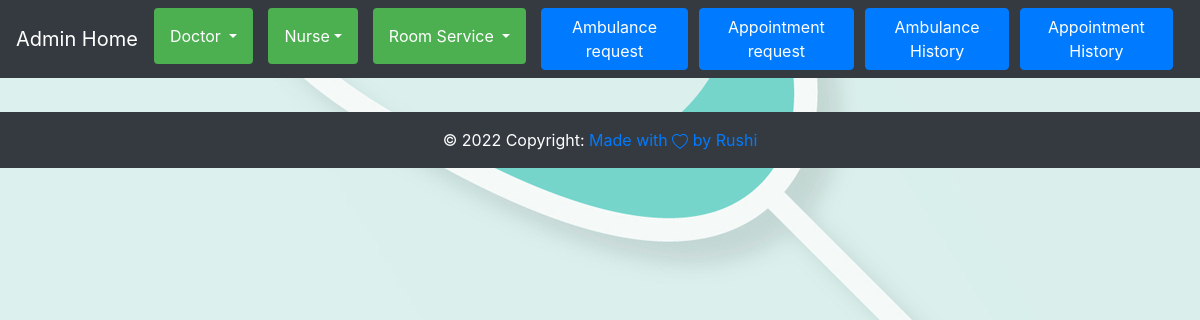
The app's page /admin_app/Read_Doctor/, older data.
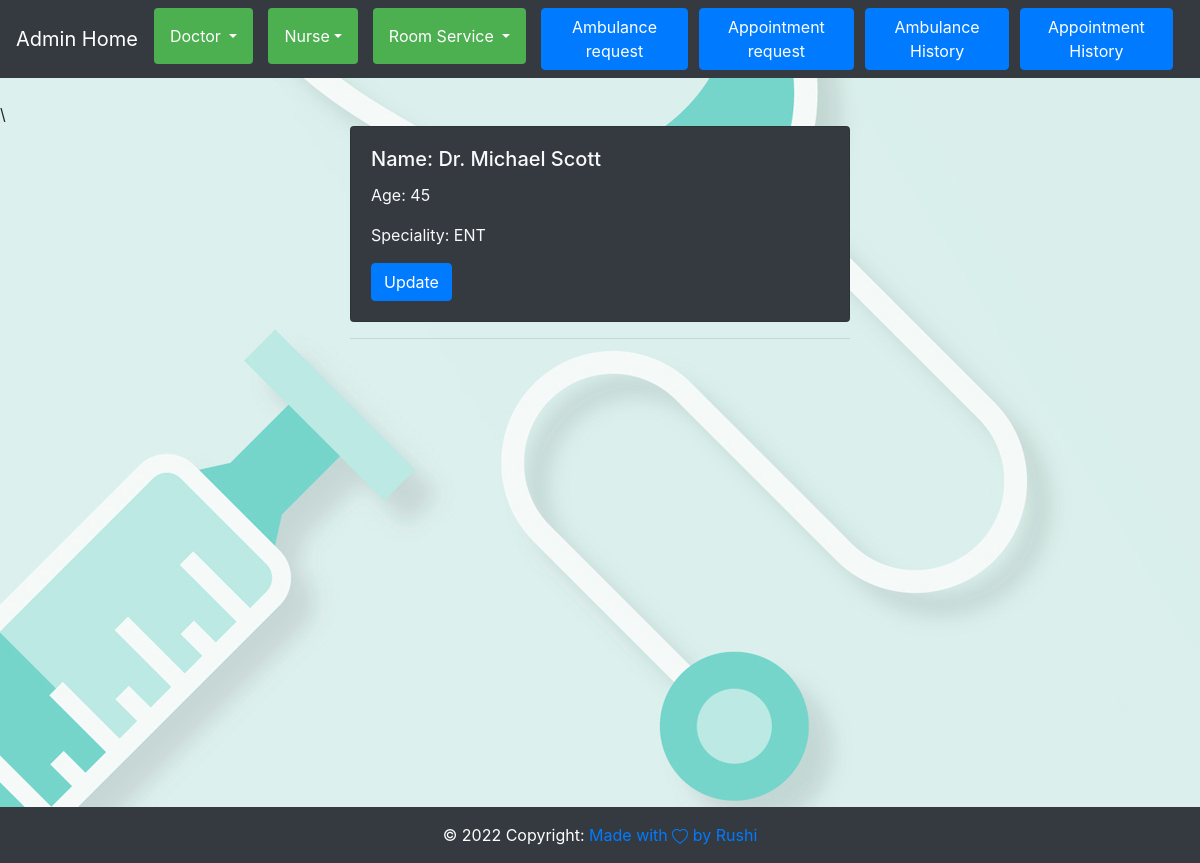
The same page, newer data.
### admin_app/models.py (models this page shows)
class Doctor(models.Model):
    Name = models.CharField(max_length=200)
    Age = models.IntegerField()
    Specialist = models.ForeignKey(Speciality, on_delete=models.CASCADE)

class Speciality(models.Model):
    speciality = models.CharField(max_length=200)
    def __str__(self):
        return self.speciality

### admin_app/views.py (the view)
# urls.py: path("Read_Doctor/",views.Read_Doctor,name="Read_Doctor"),
def Read_Doctor(request):
    read=Doctor.objects.all()
    return render(request,"Read_Doctor.html",{"read":read})

### admin_app/context_processors.py (called while the page is built, shortened)
def check_user_priviledge(request):
    data = models.admin_user.objects.filter(isadmin=True).values('user_id', 'isadmin')
    check=False
    return {'is_user_admin': check}

### templates/Read_Doctor.html
{%extends 'base.html'%} {%block containt%} {%include 'nav.html'%}
<br />
<div id="content-admin">
  {%for i in read%}\
  <div class="wrapper">
    <div class="card bg-dark text-light">
      <div class="card-body">
        <h5 class="card-title">Name: {{i.Name}}</h5>
        <p class="card-text">Age: {{i.Age}}</p>
        <p class="card-text">Speciality: {{i.Specialist}}</p>
        <a class="btn btn-primary" href="{%url 'Update_Doctor' i.id%}"
          >Update</a
        >
      </div>
    </div>
    <hr />
  </div>
</div>
{%endfor%} {%include 'footer.html'%} {%endblock%}

Row changes from the older to the newer data that the page shows:
added Doctor: Name "Dr. Michael Scott", Age "45", Specialist "ENT"
